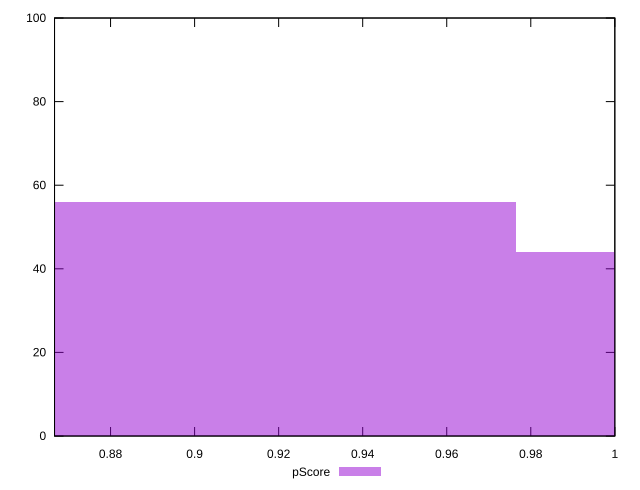

Recreate this plot in gnuplot.
reset

$pScore <<EOF
0.9013834510307488 56
1.0516140262025404 44
EOF

set key outside below
set boxwidth 0.15023057517179148
set xrange [0.8666666666666667:1]
set yrange [0:100]
set trange [0:100]
set style fill transparent solid 0.5 noborder
set terminal svg size 640, 490 enhanced background rgb 'white'
set output "report_00013_2021-02-09T12-04-24.940Z/unminified-javascript/samples/pages+cached+noadtech+nomedia+nocss/pScore/histogram.svg"

plot $pScore title "pScore" with boxes

reset
